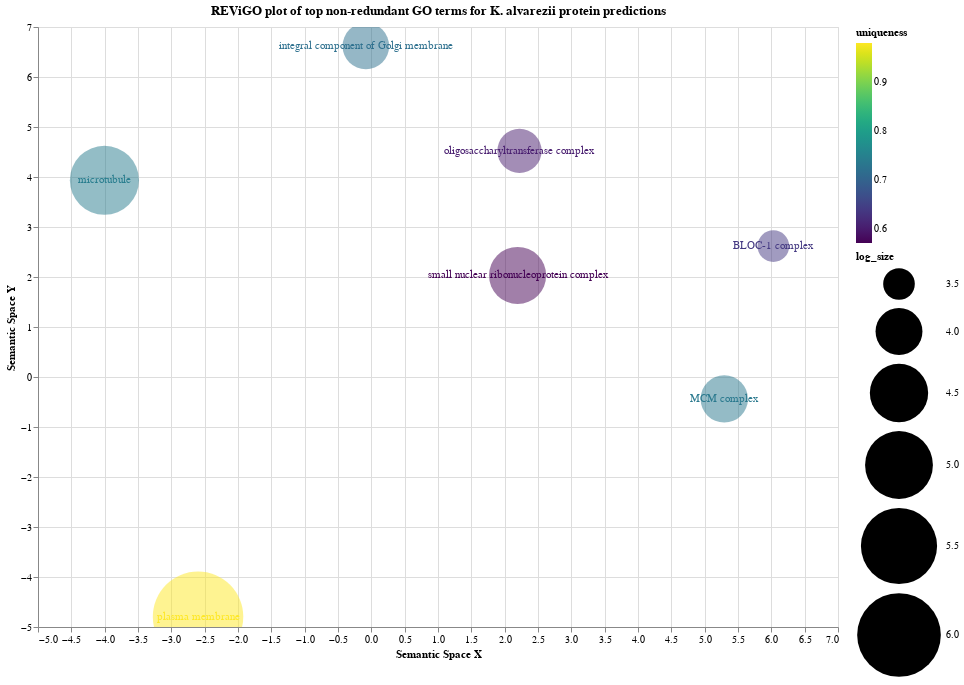

Notebook cell for this chart:
### Code cell
base = alt.Chart(df).mark_point(filled=True, fillOpacity=0.5).encode(
    y=alt.Y('plot_Y', title="Semantic Space Y"),
    x=alt.X('plot_X', title="Semantic Space X"),
    size=alt.Size('log_size', scale=alt.Scale(base=0, domain=[3.5,6], range=[1000, 7000])),
    color=alt.Color('uniqueness', scale=alt.Scale(scheme='viridis')),
    tooltip=["term_ID", "description", "frequency", "log_size", "uniqueness", "dispensability"]
)

text = alt.Chart(df).mark_text(
#     align='left',
#     baseline='middle',
#     dx=7
).encode(
    y=alt.Y('plot_Y', title="Semantic Space Y"),
    x=alt.X('plot_X', title="Semantic Space X"),
    color=alt.Color('uniqueness', scale=alt.Scale(scheme='viridis')),
    text="description"
)

(base + text).properties(
    title="REViGO plot of top non-redundant GO terms for K. alvarezii protein predictions",
    height=600,
    width=800
).interactive()

### Figure 1 — Vega-Lite specification as saved in the notebook (floating-point values rounded to 4 significant figures)
{"config": {"view": {"continuousWidth": 400, "continuousHeight": 300}}, "layer": [{"mark": {"type": "point", "fillOpacity": 0.5, "filled": true}, "encoding": {"color": {"type": "quantitative", "field": "uniqueness", "scale": {"scheme": "viridis"}}, "size": {"type": "quantitative", "field": "log_size", "scale": {"base": 0, "domain": [3.5, 6], "range": [1000, 7000]}}, "tooltip": [{"type": "nominal", "field": "term_ID"}, {"type": "nominal", "field": "description"}, {"type": "quantitative", "field": "frequency"}, {"type": "quantitative", "field": "log_size"}, {"type": "quantitative", "field": "uniqueness"}, {"type": "quantitative", "field": "dispensability"}], "x": {"type": "quantitative", "field": "plot_X", "title": "Semantic Space X"}, "y": {"type": "quantitative", "field": "plot_Y", "title": "Semantic Space Y"}}, "selection": {"selector001": {"type": "interval", "bind": "scales", "encodings": ["x", "y"]}}}, {"mark": "text", "encoding": {"color": {"type": "quantitative", "field": "uniqueness", "scale": {"scheme": "viridis"}}, "text": {"type": "nominal", "field": "description"}, "x": {"type": "quantitative", "field": "plot_X", "title": "Semantic Space X"}, "y": {"type": "quantitative", "field": "plot_Y", "title": "Semantic Space Y"}}}], "data": {"name": "data-da1d167ec24a92876a83fc2663bfe470"}, "height": 600, "title": "REViGO plot of top non-redundant GO terms for K. alvarezii protein predictions", "width": 800, "$schema": "https://vega.github.io/schema/vega-lite/v4.8.1.json", "datasets": {"data-da1d167ec24a92876a83fc2663bfe470": [{"term_ID": "GO:0005874", "description": "microtubule", "frequency": 0.5909, "plot_X": -4.004, "plot_Y": 3.934, "log_size": 5.074, "uniqueness": 0.7433, "dispensability": 0.0}, {"term_ID": "GO:0042555", "description": "MCM complex", "frequency": 0.05164, "plot_X": 5.294, "plot_Y": -0.4385, "log_size": 4.016, "uniqueness": 0.7369, "dispensability": 0.0}, {"term_ID": "GO:0005886", "description": "plasma membrane", "frequency": 15.51, "plot_X": -2.599, "plot_Y": -4.794, "log_size": 6.493, "uniqueness": 0.9805, "dispensability": 4.124e-05}, {"term_ID": "GO:0030173", "description": "integral component of Golgi membrane", "frequency": 0.04828, "plot_X": -0.0821, "plot_Y": 6.618, "log_size": 3.987, "uniqueness": 0.7208, "dispensability": 0.1642}, {"term_ID": "GO:0031083", "description": "BLOC-1 complex", "frequency": 0.0158, "plot_X": 6.03, "plot_Y": 2.617, "log_size": 3.501, "uniqueness": 0.6384, "dispensability": 0.2274}, {"term_ID": "GO:0030532", "description": "small nuclear ribonucleoprotein complex", "frequency": 0.1382, "plot_X": 2.194, "plot_Y": 2.031, "log_size": 4.443, "uniqueness": 0.5715, "dispensability": 0.2622}, {"term_ID": "GO:0008250", "description": "oligosaccharyltransferase complex", "frequency": 0.03945, "plot_X": 2.222, "plot_Y": 4.521, "log_size": 3.899, "uniqueness": 0.6026, "dispensability": 0.3926}]}}
